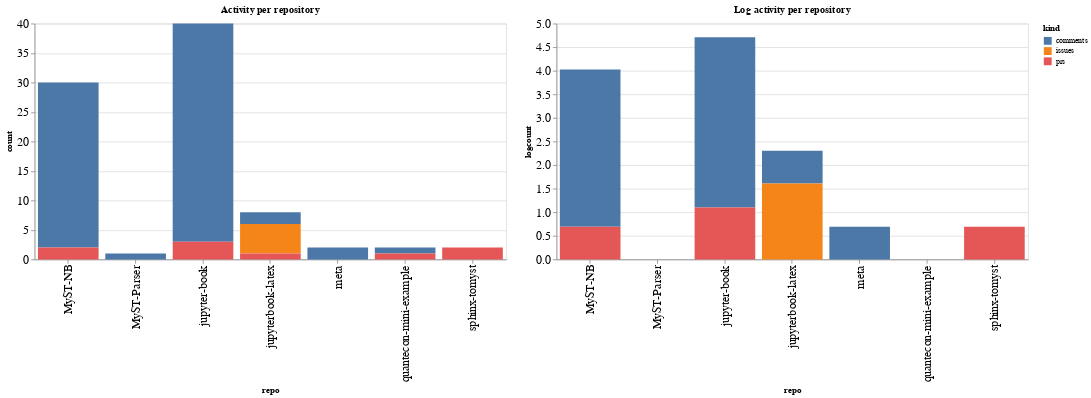

Notebook source saved alongside this figure:
### Code cell
ch1 = alt.Chart(repo_summaries, width=600, title="Activity per repository").mark_bar().encode(
    x='repo',
    y='count',
    color='kind',
    tooltip="kind"
)

ch2 = alt.Chart(repo_summaries, width=600, title="Log activity per repository").mark_bar().encode(
    x='repo',
    y='logcount',
    color='kind',
    tooltip="kind"
)

ch1 | ch2

### Figure 1 — Vega-Lite specification as saved in the notebook (floating-point values rounded to 4 significant figures)
{"config": {"axisLeft": {"labelFontSize": 15}, "axisBottom": {"labelFontSize": 15}}, "hconcat": [{"mark": "bar", "encoding": {"color": {"type": "nominal", "field": "kind"}, "tooltip": {"type": "nominal", "field": "kind"}, "x": {"type": "nominal", "field": "repo"}, "y": {"type": "quantitative", "field": "count"}}, "title": "Activity per repository", "width": 600}, {"mark": "bar", "encoding": {"color": {"type": "nominal", "field": "kind"}, "tooltip": {"type": "nominal", "field": "kind"}, "x": {"type": "nominal", "field": "repo"}, "y": {"type": "quantitative", "field": "logcount"}}, "title": "Log activity per repository", "width": 600}], "data": {"name": "data-791ed09d55ff8fc9e2724c9a1136fca2"}, "$schema": "https://vega.github.io/schema/vega-lite/v4.8.1.json", "datasets": {"data-791ed09d55ff8fc9e2724c9a1136fca2": [{"repo": "MyST-NB", "kind": "comments", "count": 28, "logcount": 3.332}, {"repo": "MyST-NB", "kind": "prs", "count": 2, "logcount": 0.6931}, {"repo": "MyST-Parser", "kind": "comments", "count": 1, "logcount": 0.0}, {"repo": "jupyter-book", "kind": "comments", "count": 37, "logcount": 3.611}, {"repo": "jupyter-book", "kind": "prs", "count": 3, "logcount": 1.099}, {"repo": "jupyterbook-latex", "kind": "comments", "count": 2, "logcount": 0.6931}, {"repo": "jupyterbook-latex", "kind": "issues", "count": 5, "logcount": 1.609}, {"repo": "jupyterbook-latex", "kind": "prs", "count": 1, "logcount": 0.0}, {"repo": "meta", "kind": "comments", "count": 2, "logcount": 0.6931}, {"repo": "quantecon-mini-example", "kind": "comments", "count": 1, "logcount": 0.0}, {"repo": "quantecon-mini-example", "kind": "prs", "count": 1, "logcount": 0.0}, {"repo": "sphinx-tomyst", "kind": "prs", "count": 2, "logcount": 0.6931}]}}
